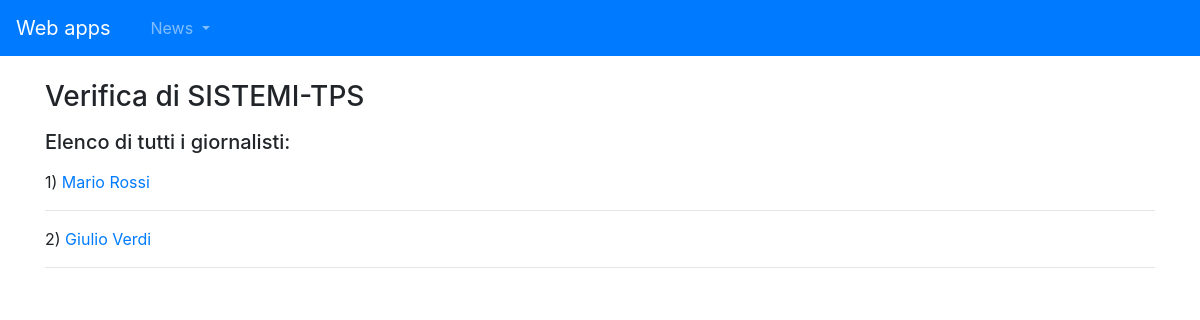
Page /news/lista-giornalisti on the committed database.
### news/models.py (models this page shows, shortened)
class Giornalista(models.Model):
    nome = models.CharField(max_length=20)
    cognome = models.CharField(max_length=20)
    class Meta:
        verbose_name = "Giornalista"
        verbose_name_plural = "Giornalisti"

### news/views.py (the view)
# urls.py: path('lista-giornalisti',  listaGiornalistiView.as_view(), name='lista_giornalisti'),
class listaGiornalistiView(ListView):
    model = Giornalista
    template_name = 'news/giornalisti.html'
    def get_context_data(self, **kwargs):
        context = super().get_context_data(**kwargs)
        context["giornalisti"] = Giornalista.objects.all()
        return context

### templates/news/giornalisti.html (shortened to what this page needs)
{% extends 'base.html' %}
{% block contenuti %}
    <h5  class="my-3" >Elenco di tutti i giornalisti:</a></h5>
    {% for giornalista in giornalisti %}
        <p>{{ forloop.counter }})
            <a href="{% url 'news:lista_articoli_giornalista' pk=giornalista.id %}">{{ giornalista.nome }} {{ giornalista.cognome }}</a>
        </p>
        <hr>
    {% endfor %}
</div>
{% endblock contenuti %}

### rows in the picture
Giornalista: nome "Mario", cognome "Rossi"
Giornalista: nome "Giulio", cognome "Verdi"
